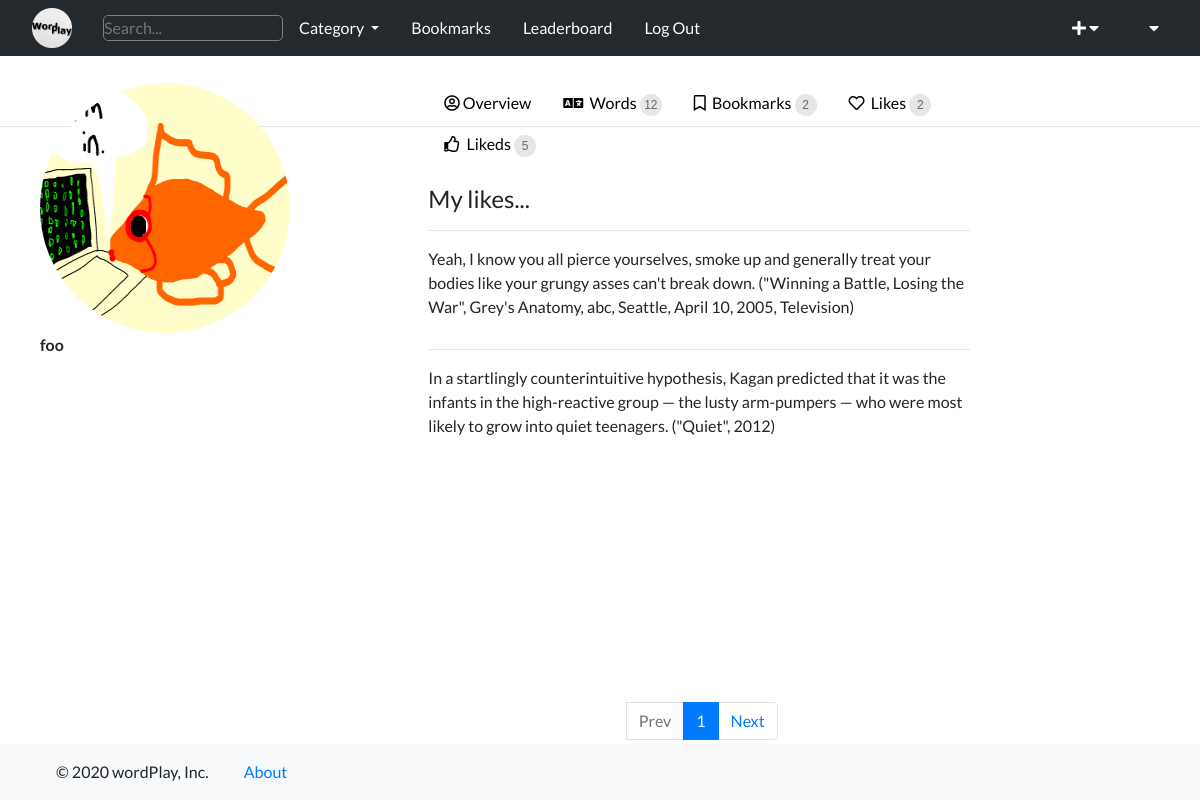
The page /wordPlay/foo/likes on the database its author committed.
### wordPlay/models.py (models this page shows)
class User(AbstractUser):
    image = models.ImageField(upload_to="profiles/", blank=True, null=True)
    word_count = models.IntegerField(default=0)

class Quotation(models.Model):
    title = models.ForeignKey("Word", on_delete=models.CASCADE, related_name="quotes")
    quotation = models.TextField(null=True, blank=True)
    like_count = models.IntegerField(default=0)
    timestamp = models.DateTimeField(
        auto_now_add=True,
        null=True,
        blank=True,
    )

### wordPlay/views.py (the view)
# urls.py: path("<str:username>/likes", views.likes_view, name="likes_view"),
def likes_view(request, username):
    user = User.objects.get(username=username)
    words = Word.objects.filter(user=user).order_by("-timestamp")
    user_likes = Like.objects.filter(user=user)
    quotations = []
    for user_like in user_likes:
        word = user_like.title.id
        quotation = Quotation.objects.get(pk=word)
        if quotation not in quotations:
            quotations.append(quotation)
    quotations.sort(key=lambda x: x.title.timestamp, reverse=True)
    p = Paginator(quotations, 5)
    page_number = request.GET.get("page")
    page_obj = p.get_page(page_number)
    return render(
        request,
        "wordPlay/likes.html",
        {
            "update_user": UpdateUser(),
            "words": words,
            "quotations": quotations,
            "page_obj": page_obj,
            "user": user,
        },
    )

### wordPlay/models.py
class UpdateUser(ModelForm):
    class Meta:
        model = User
        fields = ["image"]

### wordPlay/templatetags/word_extras.py (called while the page is built)
@register.simple_tag
def category():
    categories = Category.objects.all()
    return categories

### wordPlay/templates/wordPlay/likes.html (shortened to what this page needs)
{% extends 'wordPlay/my_words.html' %}
{% load static %}
{% load word_extras %}
{% block heading %}
<h4>My likes...</h4>
{% endblock %}
{% block words %}
{% for quotation in quotations %}
<div id="page">
    <div class="new-likes content">
        <hr />
        {{ quotation.quotation }}
    </div>
</div>
{% endfor %}
{% endblock %}

### wordPlay/templates/wordPlay/profile.html (shortened to what this page needs)
{% extends 'wordPlay/index.html' %}
{% load static %}
{% load word_extras %}
{% block body %}
<div class="upper-container profile-container">
    <hr id="upper-hr">
</div>
<div class="profile">
    <div class="container grid">
        <div class="edit-profile">
            <div class="personal-details">
                {% if user.image %}
                <img class="profile-image" src="{{ user.image.url }}" alt="" width="250px" height="250px"><br>
                {% endif %}
            </div>
            <div>
                <p><strong>{{ user }}</strong></p>
            </div>
        </div>
        {% count as count %}
        <div class="profile-details">
            <div class="tabs">
                <ul class="profile-items nav">
                    <li class="nav-item">
                        <a class="nav-link overview-link" href="{% url 'profile' user %}"><i
                                class="far fa-user-circle"></i>Overview</a>
                    </li>
                    <li class="nav-item">
                        <a class="nav-link" href="{% url 'words_view' user %}">
                            <i class="fas fa-language"></i>
                            Words <div class="numberCircle">{{ count.count }}</div>
                        </a>
                    </li>
                    <li class="nav-item">
                        <a class="nav-link" href="{% url 'bookmarks_view' user %}">
                            <i class="far fa-bookmark"></i>
                            Bookmarks <span class="numberCircle bookmarkCircle">{{ count.bookmark_count }}</span>
                        </a>
                    </li>
                    <li class="nav-item" id="likes-view">
                        <a class="nav-link" href="{% url 'likes_view' user %}">
                            <i class="far fa-heart"></i>
                            Likes <span class="numberCircle likeCircle">{{ count.like_count }}</span>
                        </a>
                    </li>
                    <li class="nav-item">
                        <a class="nav-link" href="{% url 'likeds_view' user %}">
                            <i class="far fa-thumbs-up"></i>
                            Likeds <span class="numberCircle">{{ count.liked_count }}</span>
                        </a>
                    </li>
                </ul>
                {% block overview %}{% endblock %}
            </div>
        </div>
    </div>
</div>
{% endblock %}

### wordPlay/static/wordPlay/styles.css (style rules this page uses)
:root { --primary-color: #24292e; --link--color: #007bff; }
* { box-sizing: border-box; padding: 0; margin: 0; }
body { font-family: "Lato", sans-serif; }
ul { list-style-type: none; }
a { text-decoration: none; }
.container { max-width: 1350px; margin: 0 auto; overflow: auto; padding: 0 40px; }
.content { margin-bottom: 0px; }
.my-words, .edit-profile { width: 70%; }
.profile-items { width: 80%; }
.new-likes { margin-bottom: 30px; width: 74%; margin-right: 2%; }
.tabs { margin-left: 15px; margin-bottom: 80px; }
.profile-image { border-radius: 50%; }
.profile .grid { display: grid; grid-template-columns: 1fr 2fr; }
.profile-container { margin-top: 70px; }
.profile { margin-top: -60px; }
.profile-items a { color: black; }
.profile-details i { margin-right: 3px; }
.edit-profile { margin-right: 50px; }
h4 { margin-top: 20px; }
.numberCircle { border-radius: 50%; width: 22px; height: 22px; padding: 4px; background: #e6e6e6; border: none; color: #666; text-align: center; font: 12px Arial, sans-serif; display: inline-block; }

### rows shown on the page
User: image (picture), username "foo"
Quotation: quotation "Yeah, I know you all pierce yourselves, smoke up and generally treat your bodies like your grungy asses can't break down. (\"Winning a Battle, Losing the War\", Grey's Anatomy, abc, Seattle, April 10, 2005, Television)"
Quotation: quotation "In a startlingly counterintuitive hypothesis, Kagan predicted that it was the infants in the high-reactive group — the lusty arm-pumpers — who were most likely to grow into quiet teenagers. (\"Quiet\", 2012)"

### other values the page prints
{{ count.count }} "12"
{{ count.bookmark_count }} "2"
{{ count.like_count }} "2"
{{ count.liked_count }} "5"
